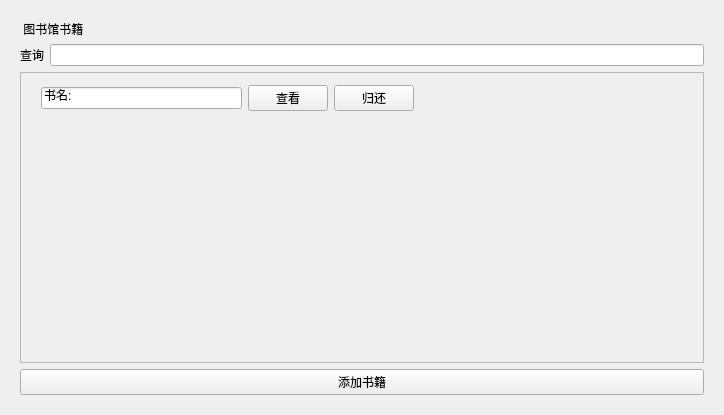
<?xml version="1.0" encoding="UTF-8"?>
<ui version="4.0">
 <class>Form</class>
 <widget class="QWidget" name="Form">
  <property name="geometry">
   <rect>
    <x>0</x>
    <y>0</y>
    <width>724</width>
    <height>415</height>
   </rect>
  </property>
  <property name="windowTitle">
   <string>图书借阅子界面</string>
  </property>
  <layout class="QGridLayout" name="gridLayout">
   <item row="0" column="0">
    <widget class="QWidget" name="widget_2" native="true">
     <layout class="QVBoxLayout" name="verticalLayout_4">
      <item>
       <widget class="QLabel" name="label_8">
        <property name="text">
         <string> 图书馆书籍</string>
        </property>
       </widget>
      </item>
      <item>
       <layout class="QHBoxLayout" name="horizontalLayout_9">
        <item>
         <widget class="QLabel" name="label_10">
          <property name="text">
           <string>查询</string>
          </property>
         </widget>
        </item>
        <item>
         <widget class="QLineEdit" name="lineEdit_4">
          <property name="text">
           <string/>
          </property>
         </widget>
        </item>
       </layout>
      </item>
      <item>
       <widget class="QScrollArea" name="scrollArea">
        <property name="widgetResizable">
         <bool>true</bool>
        </property>
        <widget class="QWidget" name="scrollAreaWidgetContents">
         <property name="geometry">
          <rect>
           <x>0</x>
           <y>0</y>
           <width>678</width>
           <height>279</height>
          </rect>
         </property>
         <widget class="QWidget" name="layoutWidget_3">
          <property name="geometry">
           <rect>
            <x>20</x>
            <y>10</y>
            <width>373</width>
            <height>30</height>
           </rect>
          </property>
          <layout class="QHBoxLayout" name="horizontalLayout_10">
           <item>
            <widget class="QLineEdit" name="lineEdit">
             <property name="text">
              <string>书名: </string>
             </property>
            </widget>
           </item>
           <item>
            <widget class="QPushButton" name="pushButton_9">
             <property name="text">
              <string>查看</string>
             </property>
            </widget>
           </item>
           <item>
            <widget class="QPushButton" name="pushButton_8">
             <property name="text">
              <string>归还</string>
             </property>
            </widget>
           </item>
          </layout>
         </widget>
        </widget>
       </widget>
      </item>
      <item>
       <widget class="QPushButton" name="pushButton">
        <property name="text">
         <string>添加书籍</string>
        </property>
       </widget>
      </item>
     </layout>
    </widget>
   </item>
  </layout>
 </widget>
 <resources/>
 <connections/>
</ui>
